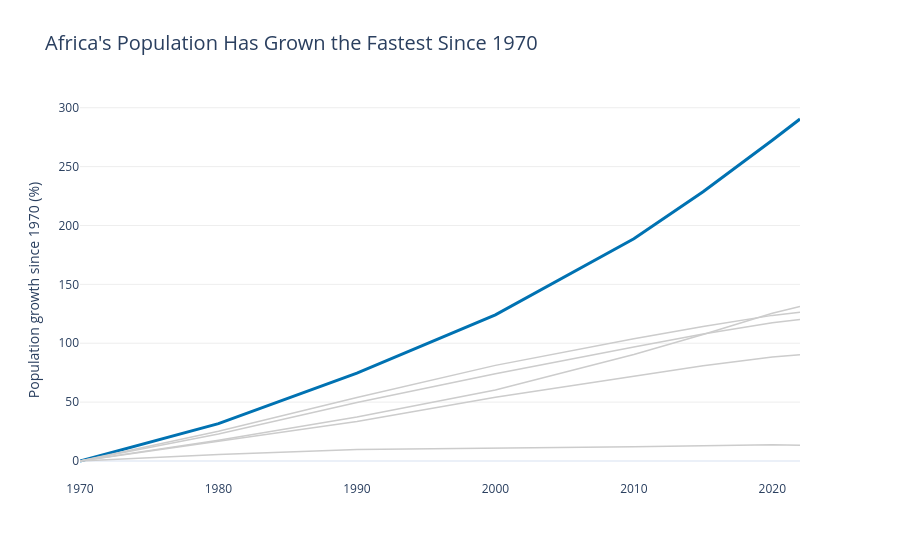

Notebook code for this chart:
### Markdown cell above
**Chart choice & justification:** *Which chart did you choose, and why? Justify design choices.

A line chart was selected because it effectively shows how population growth has changed over time across all six continents. Population growth is calculated relative to the 1970 baseline, allowing a fair comparison between continents with different initial population sizes. Africa is highlighted in blue while the other continents are shown in grey to make the main finding immediately visible.

### Code cell
continent_pop = (
    df_long.groupby(['Continent', 'Year'])['Population']
    .sum()
    .reset_index()
)

baseline = (
    continent_pop[continent_pop['Year'] == 1970]
    [['Continent', 'Population']]
    .rename(columns={'Population': 'Population_1970'})
)


continent_pop = continent_pop.merge(baseline, on='Continent')


continent_pop['Growth (%)'] = (
    (continent_pop['Population'] / continent_pop['Population_1970']) - 1
) * 100


colors = {
    'Africa': '#0072B2',
    'Asia': '#CCCCCC',
    'Europe': '#CCCCCC',
    'North America': '#CCCCCC',
    'South America': '#CCCCCC',
    'Oceania': '#CCCCCC'
}

fig = px.line(
    continent_pop,
    x='Year',
    y='Growth (%)',
    color='Continent',
    color_discrete_map=colors,
    template='plotly_white',
    title="Africa's Population Has Grown the Fastest Since 1970",
    labels={
        'Year': '',
        'Growth (%)': 'Population growth since 1970 (%)'
    }
)

fig.update_layout(
    showlegend=False,
    yaxis=dict(showgrid=True, gridcolor='#EEEEEE'),
    xaxis=dict(showgrid=False),
    title_font_size=20,
    margin=dict(r=100)
)

fig.update_traces(line=dict(width=1.5))

fig.update_traces(
    line=dict(width=3),
    selector=dict(name='Africa')
)

fig.show()

### Figure 1 — Plotly figure (JSON) as saved in the notebook; plotly's stock layout.template omitted (floating-point values rounded to 4 significant figures)
{"data": [{"hovertemplate": "Continent=Africa<br>=%{x}<br>Population growth since 1970 (%)=%{y}<extra></extra>", "legendgroup": "Africa", "line": {"color": "#0072B2", "dash": "solid", "width": 3}, "marker": {"symbol": "circle"}, "mode": "lines", "name": "Africa", "orientation": "v", "showlegend": true, "type": "scatter", "x": [1970, 1980, 1990, 2000, 2010, 2015, 2020, 2022], "xaxis": "x", "y": [0.0, 31.77, 74.62, 124.1, 188.8, 228.7, 272.3, 290.4], "yaxis": "y"}, {"hovertemplate": "Continent=Asia<br>=%{x}<br>Population growth since 1970 (%)=%{y}<extra></extra>", "legendgroup": "Asia", "line": {"color": "#CCCCCC", "dash": "solid", "width": 1.5}, "marker": {"symbol": "circle"}, "mode": "lines", "name": "Asia", "orientation": "v", "showlegend": true, "type": "scatter", "x": [1970, 1980, 1990, 2000, 2010, 2015, 2020, 2022], "xaxis": "x", "y": [0.0, 22.86, 49.68, 74.14, 96.75, 107.9, 117.4, 120.1], "yaxis": "y"}, {"hovertemplate": "Continent=Europe<br>=%{x}<br>Population growth since 1970 (%)=%{y}<extra></extra>", "legendgroup": "Europe", "line": {"color": "#CCCCCC", "dash": "solid", "width": 1.5}, "marker": {"symbol": "circle"}, "mode": "lines", "name": "Europe", "orientation": "v", "showlegend": true, "type": "scatter", "x": [1970, 1980, 1990, 2000, 2010, 2015, 2020, 2022], "xaxis": "x", "y": [0.0, 5.58, 9.818, 10.7, 12.15, 13.05, 13.7, 13.3], "yaxis": "y"}, {"hovertemplate": "Continent=North America<br>=%{x}<br>Population growth since 1970 (%)=%{y}<extra></extra>", "legendgroup": "North America", "line": {"color": "#CCCCCC", "dash": "solid", "width": 1.5}, "marker": {"symbol": "circle"}, "mode": "lines", "name": "North America", "orientation": "v", "showlegend": true, "type": "scatter", "x": [1970, 1980, 1990, 2000, 2010, 2015, 2020, 2022], "xaxis": "x", "y": [0.0, 16.76, 33.55, 54.1, 72.05, 80.82, 88.39, 90.31], "yaxis": "y"}, {"hovertemplate": "Continent=Oceania<br>=%{x}<br>Population growth since 1970 (%)=%{y}<extra></extra>", "legendgroup": "Oceania", "line": {"color": "#CCCCCC", "dash": "solid", "width": 1.5}, "marker": {"symbol": "circle"}, "mode": "lines", "name": "Oceania", "orientation": "v", "showlegend": true, "type": "scatter", "x": [1970, 1980, 1990, 2000, 2010, 2015, 2020, 2022], "xaxis": "x", "y": [0.0, 17.66, 37.29, 60.28, 90.46, 107.4, 125.5, 131.2], "yaxis": "y"}, {"hovertemplate": "Continent=South America<br>=%{x}<br>Population growth since 1970 (%)=%{y}<extra></extra>", "legendgroup": "South America", "line": {"color": "#CCCCCC", "dash": "solid", "width": 1.5}, "marker": {"symbol": "circle"}, "mode": "lines", "name": "South America", "orientation": "v", "showlegend": true, "type": "scatter", "x": [1970, 1980, 1990, 2000, 2010, 2015, 2020, 2022], "xaxis": "x", "y": [0.0, 25.31, 54.0, 81.21, 103.7, 114.1, 123.7, 126.4], "yaxis": "y"}], "layout": {"legend": {"title": {"text": "Continent"}, "tracegroupgap": 0}, "margin": {"r": 100}, "showlegend": false, "title": {"font": {"size": 20}, "text": "Africa's Population Has Grown the Fastest Since 1970"}, "xaxis": {"anchor": "y", "domain": [0, 1], "showgrid": false, "title": {"text": ""}}, "yaxis": {"anchor": "x", "domain": [0, 1], "gridcolor": "#EEEEEE", "showgrid": true, "title": {"text": "Population growth since 1970 (%)"}}}}
